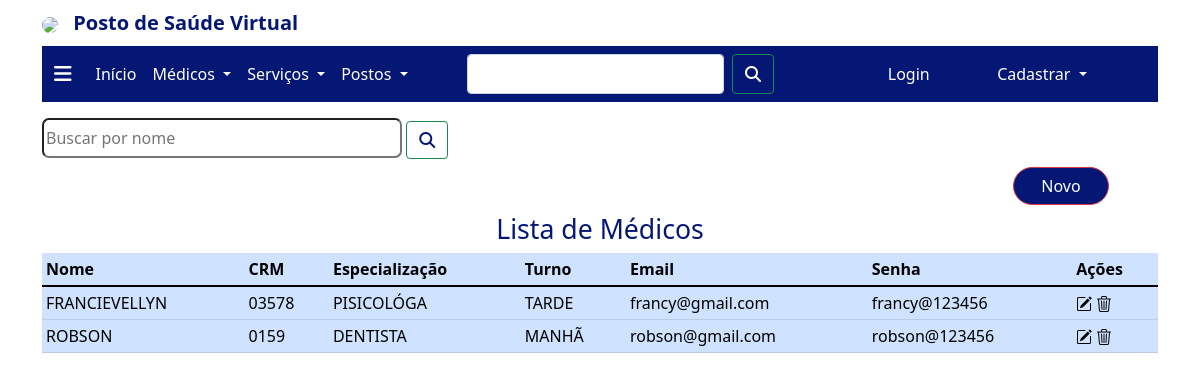
The page /medicos/ on the database its author committed.
### medico/models.py (models this page shows, shortened)
class Medico (models.Model):
    nome_completo = models.CharField(max_length=256)
    crm = models.CharField(max_length=256)
    especializacao = models.CharField(max_length=256)
    turno = models.CharField(max_length=256)
    email = models.EmailField(max_length=256)
    senha = models.CharField(max_length=256)

### medico/views.py (the view)
# urls.py: path('', ListaMedicoView.as_view(), name='medico.index'),
class ListaMedicoView(ListView):
    model = Medico
    queryset = Medico.objects.all().order_by('nome_completo')
    def get_queryset(self):
        queryset = super().get_queryset();
        filtro_nome =self.request.GET.get('nome') or None
        if filtro_nome:
            queryset = queryset.filter(nome_completo__contains=filtro_nome)
        return queryset

### medico/templates/medico/medico_list.html (shortened to what this page needs)
{% extends 'menu.html' %}
{% block content %}
<form action="" method="get" class="form-busca">
    <input type="text" name="nome" placeholder="Buscar por nome" id="busca">
    <button id="botao-pesquisa" class="btn btn-outline-success" type="submit"><i class="fa-solid fa-magnifying-glass"></i></button>
</form>
<button class="btn btn-danger" id="botao-cadastrar-logar-sair-1" type="submit"><a href="{% url 'medico.novo' %}">Novo</a></button>
<div class="table-responsive">
    <h1> <center>Lista de Médicos</center></h1>
    <table class="table table-primary table-sm">
        <thead>
            <tr>
                <th>Nome</th>
                <th>CRM</th>
                <th>Especialização</th>
                <th>Turno</th>
                <th>Email</th>
                <th>Senha</th>
                <th>Ações</th>
            </tr>
        </thead>
        <tbody>
            {% for medico in object_list %}
            <tr>
                <td>{{ medico.nome_completo }}</td>
                <td>{{ medico.crm }}</td>
                <td>{{ medico.especializacao }}</td>
                <td>{{ medico.turno }}</td>
                <td>{{ medico.email }}</td>
                <td>{{ medico.senha }}</td>
                <td>
                    <a href="{% url 'medico.editar' medico.pk %}"></a>
                    <a href="{% url 'medico.remover' medico.pk %}"></a>
                </td>
            </tr>
            {% endfor %}
        </tbody>
    </table>
</div>
{% endblock %}

### templates/menu.html (style rules this page uses)
input { background: none; height: 5vh; width: 30vw; border-radius: 7px 7px 7px 7px; }
.btn { background: none; color: #ffffff; }
#botao-cadastrar-logar-sair-1 { background-color: #051775; border-radius: 50px 50px 50px 50px; margin: 0.5em; margin-left: 87%; width: 8vw; }

### medico/templates/medico/medico_list.html (style rules this page uses)
.form-busca { margin-top: 1em; }
#botao-pesquisa { color: #051775; }
a { text-decoration: none; color: #ffffff; }
table { background-color: #051775; }
thead { color: black; }
tbody { color: black; }
h1 { color: #051775; font-size: 20pt; }
.bi-pencil-square { color: black; }
.bi-trash3 { color: black; }

### rows shown on the page
Medico: nome_completo "FRANCIEVELLYN", crm "03578", especializacao "PISICOLÓGA", turno "TARDE", email "francy@gmail.com", senha "francy@123456"
Medico: nome_completo "ROBSON", crm "0159", especializacao "DENTISTA", turno "MANHÃ", email "robson@gmail.com", senha "robson@123456"
